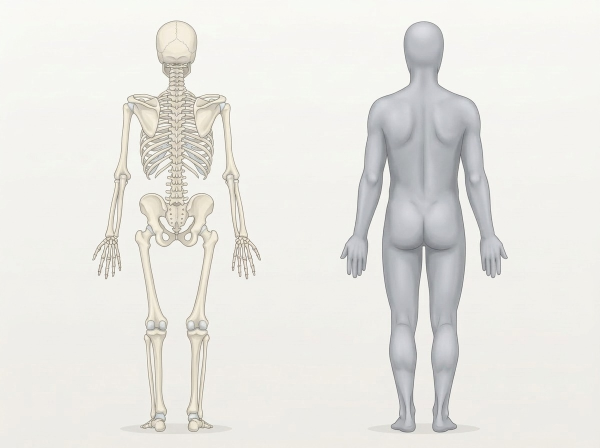
#> input picture visuals/distribution_bases/back/base.jpg, 1200 x 896 px, found by its file name (shown at 1/2 size)
$ python make_masks.py back/base.jpg
#> lines starting #> are read from the running program, lines starting #| are printed output that depends on the picture
"""Trace a distribution base painting into the masks the tint is clipped to.

Writes, next to `<view>/base.jpg`:
- mask_bone.png: white where the painting shows bone (warm ivory or its grey
  shading) inside the skeleton's part of the plate;
- mask_body.png: white where it shows the grey body in the rest.

Same method as `ficb_distribution/make_masks.py` (audited 2026-10-15): the
background is a soft vertical gradient estimated per row from the plate's
outer columns; the masks are closed, then eroded so they sit inside the
painted outline (no halo).

Run: python3 visuals/distribution_bases/make_masks.py <view> [<view> ...]
"""

import sys
from pathlib import Path

import numpy as np
from scipy import ndimage
from PIL import Image, ImageFilter

HERE = Path(__file__).resolve().parent
# Base px row below which a floor shadow can sit under the skeleton.
FLOOR = {"front": 820, "back": 820, "hand": 835, "foot": 855}
# Largest enclosed hole (px) filled in each mask: painted highlights, never
# the gaps between ribs or fingers.
HOLE = {"body": 10000, "bone": 150}
# Base px column where the skeleton's part of the plate ends.
SPLIT = {"front": 600, "back": 600, "head": 568, "hand": 384, "foot": 305, "side": 600, "head_back": 600}


def fill_small_holes(m, limit):
    holes, n = ndimage.label(~m)
    sizes = ndimage.sum(~m, holes, range(1, n + 1))
    edge = set(np.unique(np.concatenate([holes[0], holes[-1], holes[:, 0], holes[:, -1]])))
    out = m.copy()
    for i, size in enumerate(sizes, start=1):
        if size <= limit and i not in edge:
            out[holes == i] = True
    return out


def masks(view: str) -> None:
#> called with view = 'back/base.jpg'
    img = np.asarray(Image.open(HERE / view / "base.jpg").convert("RGB")).astype(float)
    h, w, _ = img.shape
#> h = 896; w = 1200
    edge = np.concatenate([img[:, :40], img[:, -40:]], axis=1)
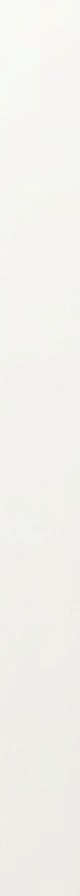
#> edge: shape (896, 80, 3) float64; mean R, G, B 241.9, 241.2, 236.6
    bg = np.median(edge, axis=1)[:, None, :]
#> bg = 896 rows, first 8: [248, 248, 245], [248, 248, 244], [248, 248, 244], [248, 248, 244], [248, 248, 244], [248, 248, 244], [248, 248, 243], [248, 248, 244]
    diff = np.abs(img - bg).sum(axis=2)
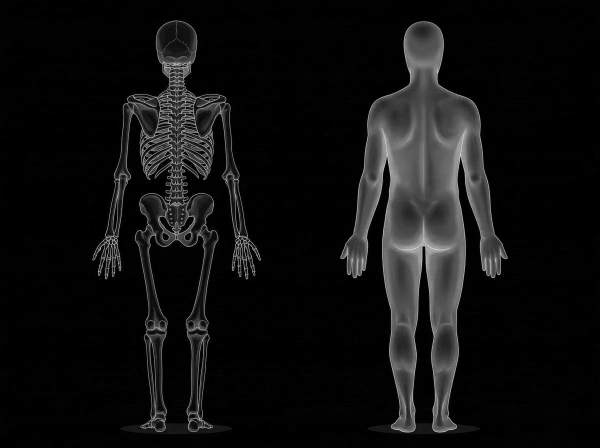
#> diff: shape (896, 1200) float64 (shown at 1/2 size); min 0, max 494, mean 31.6; drawn with min black and max white
    warmth = img[..., 0] - img[..., 2]
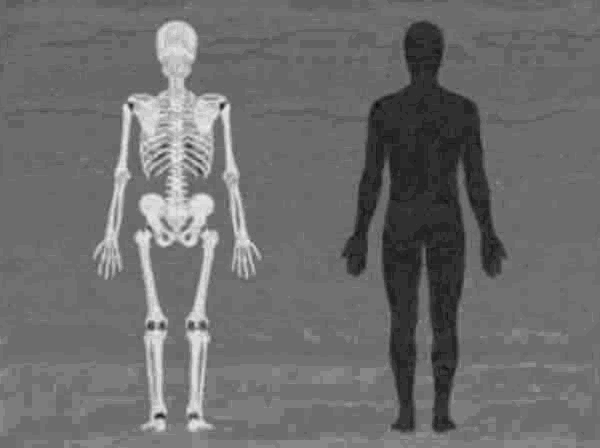
#> warmth: shape (896, 1200) float64 (shown at 1/2 size); min -15, max 32, mean 5.2; drawn with min black and max white
    bg_warmth = bg[..., 0] - bg[..., 2]
#> bg_warmth = 896 values, max 8 at index 732, min 3 at index 0, mean 5.3
    cols = np.arange(w)[None, :]
#> (the run stopped early here; a loop or call above may not have finished)
